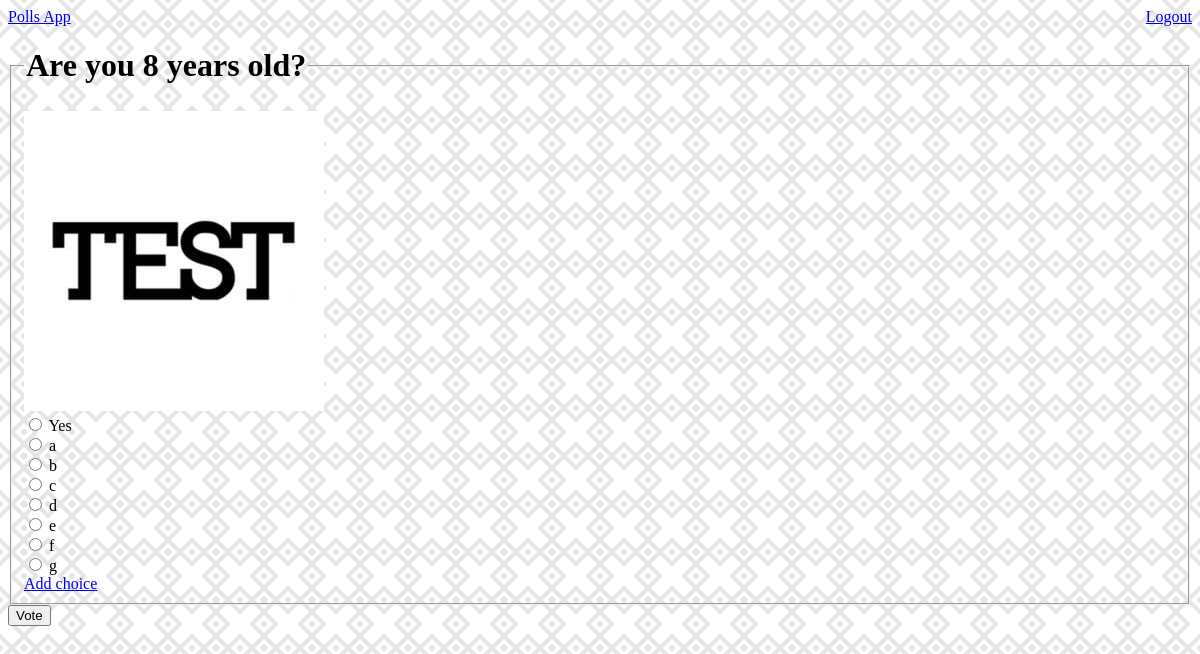
Page /polls/18/ (signed in) on the committed database.
### polls/models.py (models this page shows, shortened)
class Question(models.Model):
    question_text = models.CharField(max_length=200)
    pub_date = models.DateTimeField("date published", auto_now_add=True)
    image = models.ImageField(upload_to='questions/', default=None, null=True)

class Choice(models.Model):
    question = models.ForeignKey(Question, on_delete=models.CASCADE)
    choice_text = models.CharField(max_length=200)
    votes = models.IntegerField(default=0)

### polls/views.py (the view)
# urls.py: path("<int:pk>/", views.DetailView.as_view(), name="detail"),
class DetailView(LoginRequiredMixin, generic.DetailView):
    login_url = "/polls"
    model = Question
    template_name = "polls/detail.html"

### polls/templates/polls/detail.html (shortened to what this page needs)
{% extends 'base.html' %}
{% load static %}
{% block page_links %}
    <link rel="stylesheet" href="{% static 'polls/style.css' %}">
{% endblock %}
{% block page_body %}
    {% include "polls/includes/header.html" %}
    <form action="{% url 'polls:vote' question.id %}" method="post">
        <fieldset>
            <legend><h1>{{ question.question_text }}</h1></legend>
            {% if question.image %}
                <img src={{ question.image.url }} /> <br />
            {% endif %}
            {% for choice in question.choice_set.all %}
                <input type="radio" name="choice" id="choice{{ forloop.counter }}" value="{{ choice.id }}">
                <label for="choice{{ forloop.counter }}">{{ choice.choice_text }}</label><br>
            {% endfor %}
            <a href="{% url 'polls:choice' question.id %}"> Add choice </a>
        </fieldset>
        <input type="submit" value="Vote">
    </form>
{% endblock %}

### polls/static/polls/style.css (style rules this page uses)
body { background: linear-gradient(45deg,transparent 34%, #e5e5e5 35%, #e5e5e5 40%, transparent 41%, transparent 59%, #e5e5e5 60%, #e5e5e5 65%, transparent 66%),linear-gradient(135deg,transparent 34%, #e5e5e5 35%, #e5e5e5 40%, transparent 41%, transparent 59%, #e5e5e5 60%, #e5e5e5 65%, transparent 66%), radial-gradient(#e5e5e5 10%, transparent 11%), radial-gradient(circle at left,#e5e5e5 5%, transparent 6%), radial-gradient(circle at right,#e5e5e5 5%, transparent 6%), radial-gradient(circle at top,#e5e5e5 5%, transparent 6%), radial-gradient(circle at bottom,#e5e5e5 5%, transparent 6%); background-size: 3em 3em; background-color: #ffffff; opacity: 1 }

### rows in the picture
Question: question_text "Are you 8 years old?", image (picture)
Choice: choice_text "Yes"
Choice: choice_text "a"
Choice: choice_text "b"
Choice: choice_text "c"
Choice: choice_text "d"
Choice: choice_text "e"
Choice: choice_text "f"
Choice: choice_text "g"
